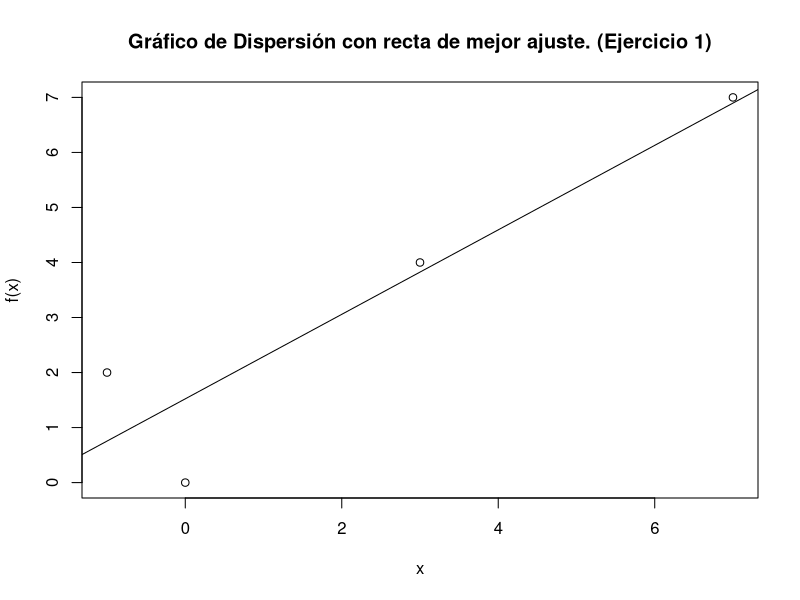
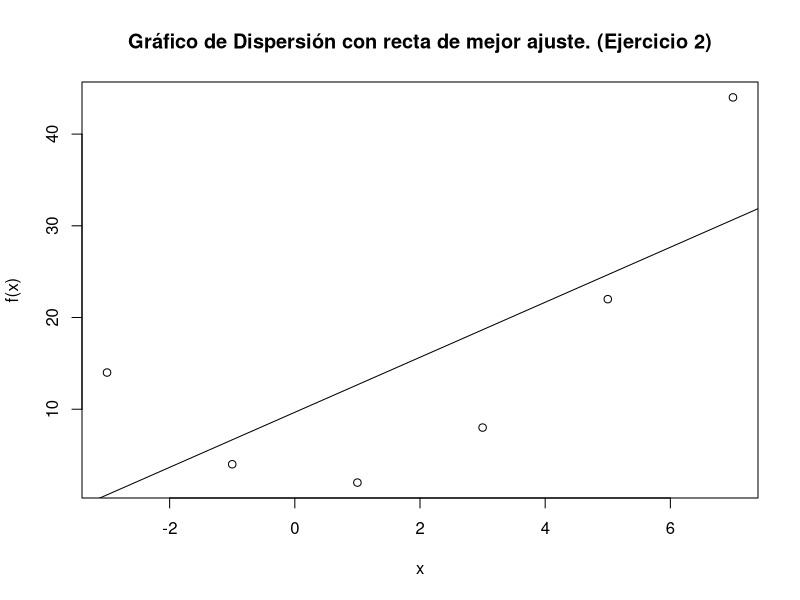
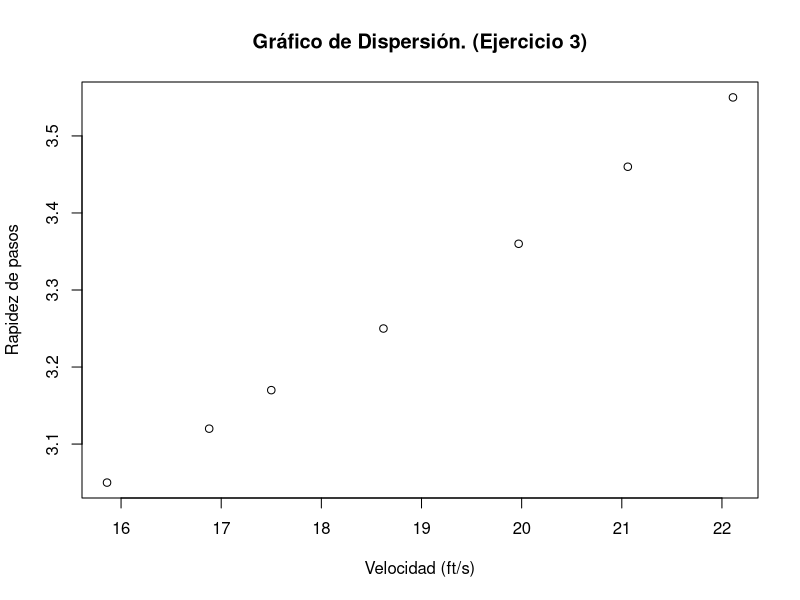
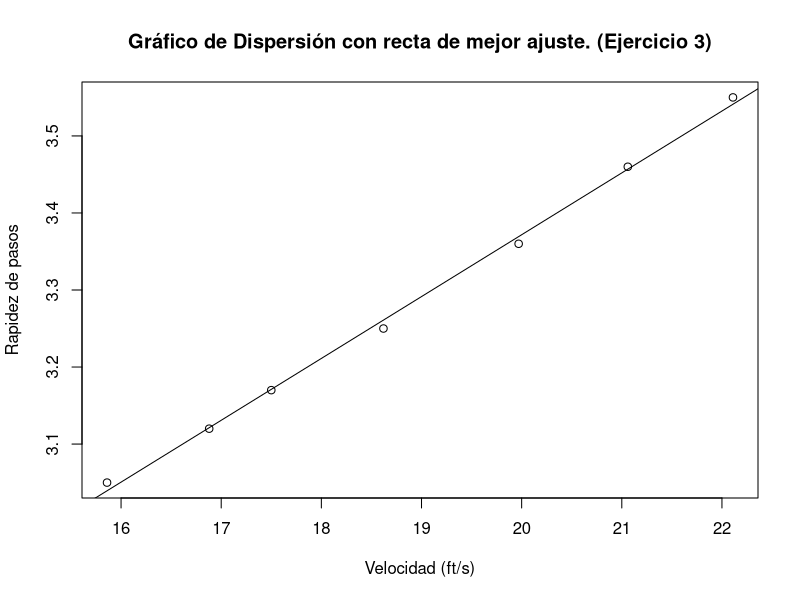

These charts were generated, in order, by the following R code:

ejercicio1 <- read.csv('../Data/ejercicio1.csv')
ejercicio2 <- read.csv('../Data/ejercicio2.csv')
ejercicio3 <- read.csv('../Data/ejercicio3.csv')

best_ecuation <- function(data){
  X <- sum(data$X)
  Y <- sum(data$Y)
  XY <- sum(data$X * data$Y)
  X2 <- sum(data$X * data$X)
  Y2 <- sum(data$Y * data$Y)
  
  SSxy <- XY - (X*Y/length(data$X))
  
  SSx <- X2 - (X*X)/length(data$Y)
  
  b1 <- SSxy/SSx
  
  b0 <- (Y - (b1 * X))/length(data$X)
  
  result <- function(x) {
    return(b0 + b1*x)
  }
  
  return(result)
}

#fit <- lm(Y ~ X, data=data)

#print(summary(fit))

#MC(ejercicio1)

## Section Ejercicio 1

jpeg("../Images/ejercicio1.jpeg")

plot(ejercicio1$X,ejercicio1$Y,
     xlab="x",
     ylab="f(x)",main = 'Gráfico de Dispersión con recta de mejor ajuste. (Ejercicio 1)')

fit1 <- lm(Y ~ X, data=ejercicio1)

abline(fit1)


dev.off()

ecuation1 <-best_ecuation(ejercicio1)

print(paste("El valor estimado de la función para x = 1 es: ",ecuation1(1)))

## Section Ejercicio 2

jpeg("../Images/ejercicio2.jpeg")

plot(ejercicio2$X,ejercicio2$Y,
     xlab="x",
     ylab="f(x)",main = 'Gráfico de Dispersión con recta de mejor ajuste. (Ejercicio 2)')

fit2 <- lm(Y ~ X, data=ejercicio2)

abline(fit2)

dev.off()

ecuation2 <-best_ecuation(ejercicio2)

print(paste("El valor estimado de la función para x = 0 es: ",ecuation2(0)))
print(paste("El valor estimado de la función para x = 2 es: ",ecuation2(2)))

## Section Ejercicio 3

jpeg("../Images/ejercicio3norecta.jpeg")

plot(ejercicio3$X,ejercicio3$Y,
     xlab="Velocidad (ft/s)",
     ylab="Rapidez de pasos",main = 'Gráfico de Dispersión. (Ejercicio 3)')

dev.off()

jpeg("../Images/ejercicio3.jpeg")

plot(ejercicio3$X,ejercicio3$Y,
     xlab="Velocidad (ft/s)",
     ylab="Rapidez de pasos",main = 'Gráfico de Dispersión con recta de mejor ajuste. (Ejercicio 3)')


fit3 <- lm(Y ~ X, data=ejercicio3)

abline(fit3)

dev.off()

ecuation3 <-best_ecuation(ejercicio3)

summary(fit3)

print(paste("El valor estimado de la función para una velocidad de 19 pasos por segundo es: ",ecuation3(19)))
